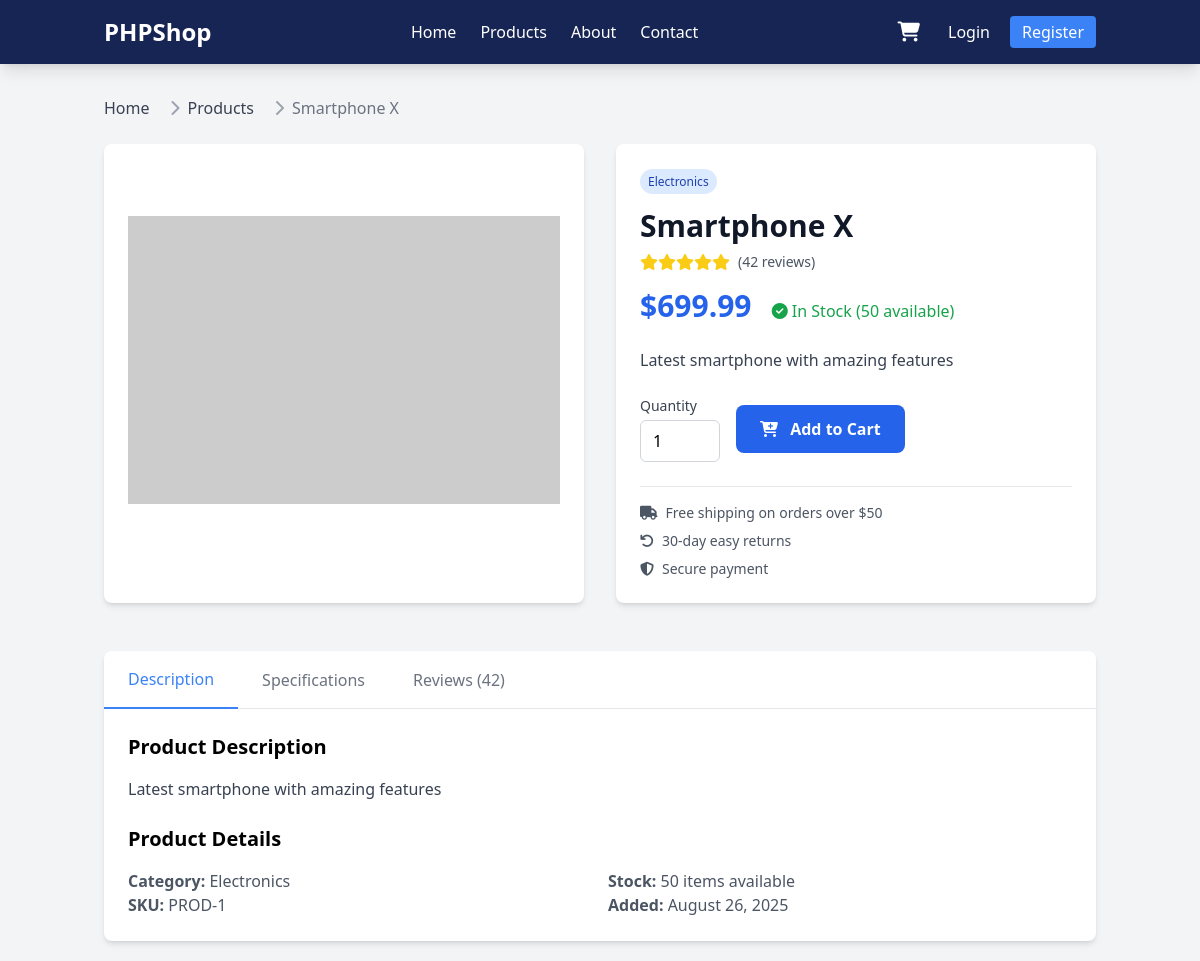
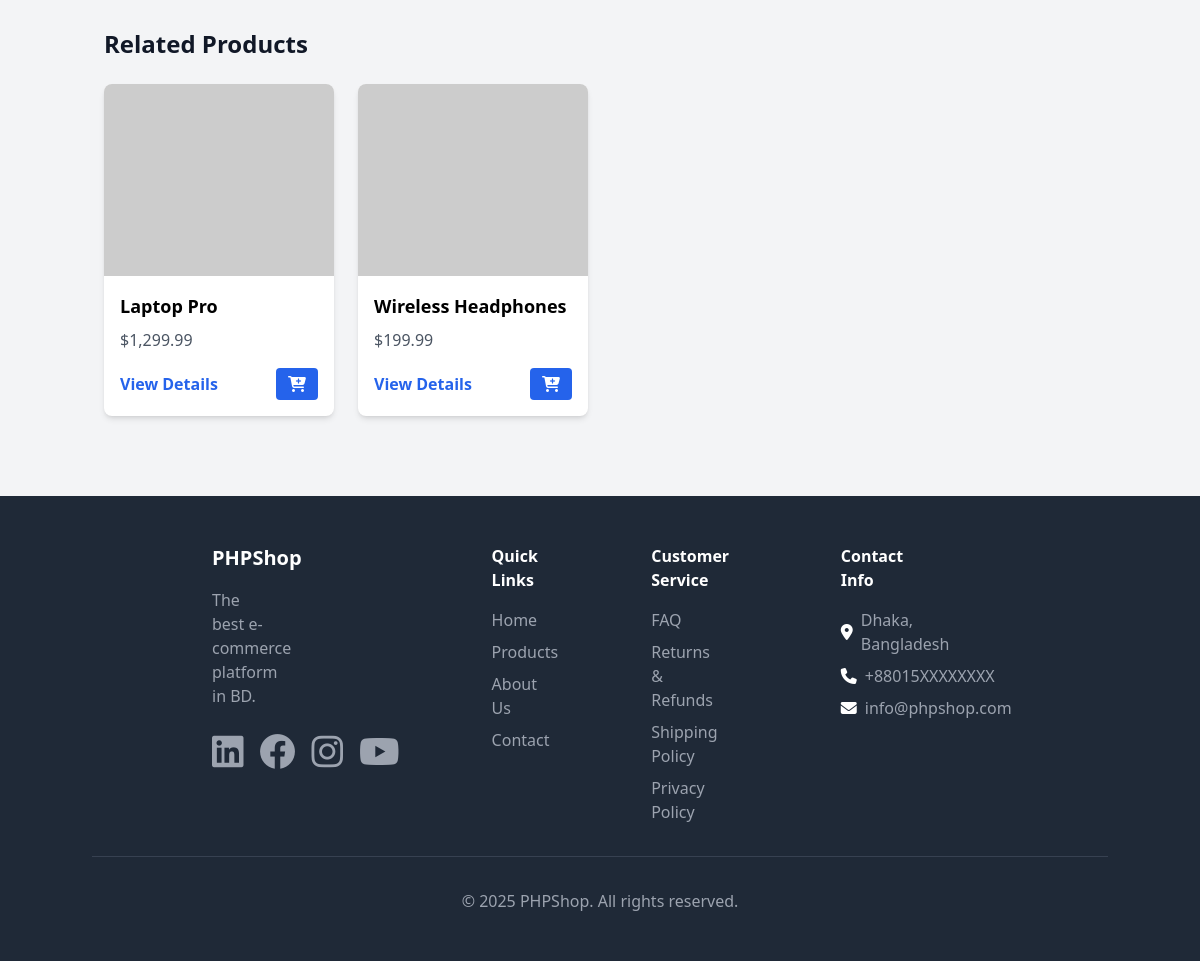
Screenshot of /product.php?id=1 with the database file from the repository (2 pictures, top to bottom).
### tables this page shows
CREATE TABLE products (
    id INT AUTO_INCREMENT PRIMARY KEY,
    name VARCHAR(200) NOT NULL,
    description TEXT,
    price DECIMAL(10,2) NOT NULL,
    image_url VARCHAR(255),
    category_id INT,
    stock_quantity INT NOT NULL DEFAULT 0,
    created_at DATETIME DEFAULT CURRENT_TIMESTAMP,
    FOREIGN KEY (category_id) REFERENCES categories(id)
);

CREATE TABLE categories (
    id INT AUTO_INCREMENT PRIMARY KEY,
    name VARCHAR(100) NOT NULL,
    description TEXT,
    created_at DATETIME DEFAULT CURRENT_TIMESTAMP
);

### includes/functions.php (called while the page is built, shortened)
<?php
function format_price($price) {
    return '$' . number_format($price, 2);
}
function get_product($id) {
    global $mysqli;
    $sql = "SELECT p.*, c.name as category_name FROM products p
            LEFT JOIN categories c ON p.category_id = c.id
            WHERE p.id = ?";
    $stmt = $mysqli->prepare($sql);
    $stmt->bind_param("i", $id);
    $stmt->execute();
    $result = $stmt->get_result();
    return $result->fetch_assoc();
}
?>

### product.php (the view, shortened to what this page needs)
<?php
require_once 'includes/config.php';
require_once 'includes/header.php';
$product_id = intval($_GET['id']);
$product = get_product($product_id);
$related_sql = "SELECT * FROM products
                WHERE category_id = ? AND id != ? AND stock_quantity > 0
                LIMIT 4";
$stmt = $mysqli->prepare($related_sql);
$stmt->bind_param("ii", $product['category_id'], $product_id);
$stmt->execute();
$result = $stmt->get_result();
$related_products = $result->fetch_all(MYSQLI_ASSOC);
?>
<div class="max-w-6xl mx-auto">
    <nav class="flex mb-6" aria-label="Breadcrumb">
        <ol class="inline-flex items-center space-x-1 md:space-x-3">
            <li class="inline-flex items-center">
                <a href="index.php" class="text-gray-700 hover:text-blue-600">Home</a>
            </li>
            <li>
                <div class="flex items-center">
                    <i class="fas fa-chevron-right text-gray-400 mx-2"></i>
                    <a href="products.php" class="text-gray-700 hover:text-blue-600">Products</a>
                </div>
            </li>
            <li aria-current="page">
                <div class="flex items-center">
                    <i class="fas fa-chevron-right text-gray-400 mx-2"></i>
                    <span class="text-gray-500"><?php echo htmlspecialchars($product['name']); ?></span>
                </div>
            </li>
        </ol>
    </nav>
    <div class="grid grid-cols-1 md:grid-cols-2 gap-8 mb-12">
        <div class="bg-white rounded-lg shadow-md p-6">
            <img src="<?php echo $product['image_url'] ?: 'https://via.placeholder.com/500x500'; ?>"
                 alt="<?php echo htmlspecialchars($product['name']); ?>"
                 class="w-full h-96 object-contain rounded-lg">
        </div>
        <div class="bg-white rounded-lg shadow-md p-6">
            <div class="mb-4">
                <span class="bg-blue-100 text-blue-800 text-xs px-2 py-1 rounded-full">
                    <?php echo htmlspecialchars($product['category_name'] ?? 'Uncategorized'); ?>
                </span>
            </div>
            <h1 class="text-3xl font-bold text-gray-900 mb-2"><?php echo htmlspecialchars($product['name']); ?></h1>
            <div class="flex items-center mb-4">
                <div class="flex text-yellow-400 mr-2">
                    <?php for ($i = 1; $i <= 5; $i++): ?>
                        <i class="fas fa-star"></i>
                    <?php endfor; ?>
                </div>
                <span class="text-gray-600 text-sm">(42 reviews)</span>
            </div>
            <div class="mb-6">
                <span class="text-3xl font-bold text-blue-600"><?php echo format_price($product['price']); ?></span>
                <?php if ($product['stock_quantity'] > 0): ?>
                    <span class="text-green-600 ml-4">
                        <i class="fas fa-check-circle"></i> In Stock (<?php echo $product['stock_quantity']; ?> available)
                    </span>
                <?php else: ?>
                    <span class="text-red-600 ml-4">
                        <i class="fas fa-times-circle"></i> Out of Stock
                    </span>
                <?php endif; ?>
            </div>
            <p class="text-gray-700 mb-6"><?php echo nl2br(htmlspecialchars($product['description'])); ?></p>
            <?php if ($product['stock_quantity'] > 0): ?>
                <form action="add_to_cart.php" method="post" class="flex items-center space-x-4 mb-6">
                    <div>
                        <label for="quantity" class="block text-sm font-medium text-gray-700 mb-1">Quantity</label>
                        <input type="number" id="quantity" name="quantity" value="1" min="1" max="<?php echo $product['stock_quantity']; ?>"
                               class="w-20 px-3 py-2 border border-gray-300 rounded-md focus:outline-none focus:ring-blue-500 focus:border-blue-500">
                    </div>
                    <button type="submit" class="bg-blue-600 text-white px-6 py-3 rounded-lg hover:bg-blue-700 transition font-semibold">
                        <i class="fas fa-cart-plus mr-2"></i> Add to Cart
                    </button>
                </form>
            <?php endif; ?>
            <div class="border-t border-gray-200 pt-4">
                <div class="flex items-center text-sm text-gray-600 mb-2">
                    <i class="fas fa-truck mr-2"></i>
                    <span>Free shipping on orders over $50</span>
                </div>
                <div class="flex items-center text-sm text-gray-600 mb-2">
                    <i class="fas fa-undo mr-2"></i>
                    <span>30-day easy returns</span>
                </div>
                <div class="flex items-center text-sm text-gray-600">
                    <i class="fas fa-shield-alt mr-2"></i>
                    <span>Secure payment</span>
                </div>
            </div>
        </div>
    </div>
    <div class="bg-white rounded-lg shadow-md mb-12">
        <div class="border-b border-gray-200">
            <nav class="flex -mb-px">
                <button class="py-4 px-6 border-b-2 border-blue-500 text-blue-500 font-medium">Description</button>
                <button class="py-4 px-6 text-gray-500 font-medium hover:text-blue-500">Specifications</button>
                <button class="py-4 px-6 text-gray-500 font-medium hover:text-blue-500">Reviews (42)</button>
            </nav>
        </div>
        <div class="p-6">
            <h3 class="text-xl font-semibold mb-4">Product Description</h3>
            <p class="text-gray-700"><?php echo nl2br(htmlspecialchars($product['description'])); ?></p>
            <h3 class="text-xl font-semibold mt-6 mb-4">Product Details</h3>
            <div class="grid grid-cols-2 gap-4">
                <div>
                    <p class="text-gray-600"><strong>Category:</strong> <?php echo htmlspecialchars($product['category_name'] ?? 'Uncategorized'); ?></p>
                    <p class="text-gray-600"><strong>SKU:</strong> PROD-<?php echo $product['id']; ?></p>
                </div>
                <div>
                    <p class="text-gray-600"><strong>Stock:</strong> <?php echo $product['stock_quantity']; ?> items available</p>
                    <p class="text-gray-600"><strong>Added:</strong> <?php echo date('F j, Y', strtotime($product['created_at'])); ?></p>
                </div>
            </div>
        </div>
    </div>
    <?php if (count($related_products) > 0): ?>
        <div class="mb-12">
            <h2 class="text-2xl font-bold text-gray-900 mb-6">Related Products</h2>
            <div class="grid grid-cols-1 sm:grid-cols-2 lg:grid-cols-4 gap-6">
                <?php foreach ($related_products as $related): ?>
                    <div class="bg-white rounded-lg shadow-md overflow-hidden hover:shadow-lg transition">
                        <img src="<?php echo $related['image_url'] ?: 'https://via.placeholder.com/300x200'; ?>"
                             alt="<?php echo htmlspecialchars($related['name']); ?>"
                             class="w-full h-48 object-cover">
                        <div class="p-4">
                            <h3 class="font-semibold text-lg mb-2"><?php echo htmlspecialchars($related['name']); ?></h3>
                            <p class="text-gray-600 mb-4"><?php echo format_price($related['price']); ?></p>
                            <div class="flex justify-between items-center">
                                <a href="product.php?id=<?php echo $related['id']; ?>"
                                   class="text-blue-600 hover:text-blue-800 font-semibold">View Details</a>
                                <?php if($related['stock_quantity'] > 0): ?>
                                    <form action="add_to_cart.php" method="post">
                                        <button type="submit" class="bg-blue-600 text-white px-3 py-1 rounded hover:bg-blue-700 transition">
                                            <i class="fas fa-cart-plus"></i>
                                        </button>
                                    </form>
                                <?php endif; ?>
                            </div>
                        </div>
                    </div>
                <?php endforeach; ?>
            </div>
        </div>
    <?php endif; ?>
</div>
<?php
require_once 'includes/footer.php';
?>

### rows the page displays
products: name "Smartphone X", category.name "Electronics", price "$699.99", stock_quantity "50", description "Latest smartphone with amazing features", id "1", created_at "August 26, 2025"
products: name "Laptop Pro", price "$1,299.99"
products: name "Wireless Headphones", price "$199.99"
